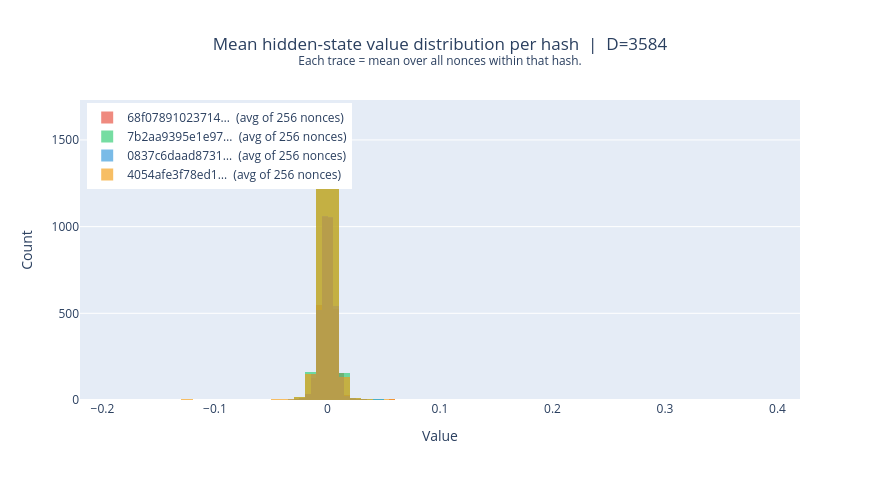

Write notebook code for a chart like this one.
### Code cell
PALETTE = [
    '#e74c3c', '#2ecc71', '#3498db', '#f39c12',
    '#9b59b6', '#1abc9c', '#e67e22', '#34495e',
]

# Compute per-hash mean hidden state (mean over nonces)
hash_means = {}
hash_nonces = {}
for h in unique_hashes:
    mask = block_hashes_all == h
    hash_means[h] = hidden_states_all[mask].mean(axis=0)
    hash_nonces[h] = nonces_all[mask].tolist()

fig = go.Figure()

for h, color in zip(unique_hashes, PALETTE):
    mean_vec = hash_means[h]
    n_avg = len(hash_nonces[h])
    label = f"{h[:14]}…  (avg of {n_avg} nonce{'s' if n_avg > 1 else ''})"

    fig.add_trace(go.Histogram(
        x=mean_vec,
        name=label,
        nbinsx=120,
        opacity=0.65,
        marker_color=color,
    ))

fig.update_layout(
    barmode="overlay",
    title=dict(
        text=(f"Mean hidden-state value distribution per hash  |  D={D}<br>"
              f"<sup>Each trace = mean over all nonces within that hash.</sup>"),
        x=0.5,
    ),
    xaxis_title="Value",
    yaxis_title="Count",
    legend=dict(x=0.01, y=0.99),
    width=880,
    height=480,
)
fig.show()

### Figure 1 — Plotly figure (JSON) as saved in the notebook; plotly's stock layout.template omitted (floating-point values rounded to 4 significant figures; data arrays with more than 128 entries replaced by an {"elided": "..."} marker saying what was removed)
{"data": [{"marker": {"color": "#e74c3c"}, "name": "68f07891023714…  (avg of 256 nonces)", "nbinsx": 120, "opacity": 0.65, "type": "histogram", "x": {"elided": "3584 float values"}}, {"marker": {"color": "#2ecc71"}, "name": "7b2aa9395e1e97…  (avg of 256 nonces)", "nbinsx": 120, "opacity": 0.65, "type": "histogram", "x": {"elided": "3584 float values"}}, {"marker": {"color": "#3498db"}, "name": "0837c6daad8731…  (avg of 256 nonces)", "nbinsx": 120, "opacity": 0.65, "type": "histogram", "x": {"elided": "3584 float values"}}, {"marker": {"color": "#f39c12"}, "name": "4054afe3f78ed1…  (avg of 256 nonces)", "nbinsx": 120, "opacity": 0.65, "type": "histogram", "x": {"elided": "3584 float values"}}], "layout": {"barmode": "overlay", "height": 480, "legend": {"x": 0.01, "y": 0.99}, "title": {"text": "Mean hidden-state value distribution per hash  |  D=3584<br><sup>Each trace = mean over all nonces within that hash.</sup>", "x": 0.5}, "width": 880, "xaxis": {"title": {"text": "Value"}}, "yaxis": {"title": {"text": "Count"}}}}
